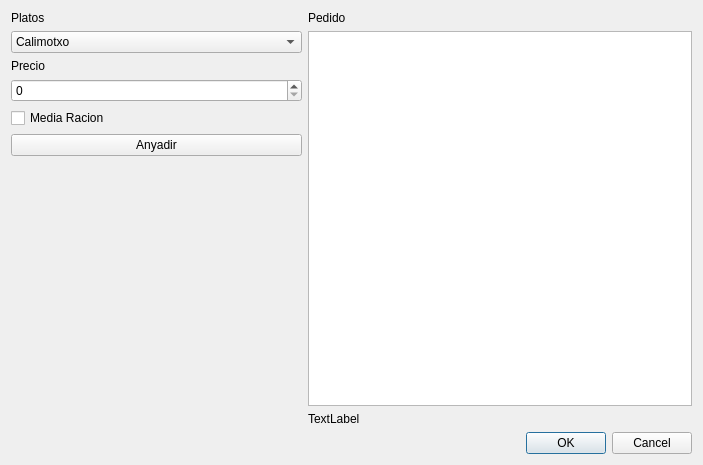
<?xml version="1.0" encoding="UTF-8"?>
<ui version="4.0">
 <class>DBar</class>
 <widget class="QDialog" name="DBar">
  <property name="geometry">
   <rect>
    <x>0</x>
    <y>0</y>
    <width>703</width>
    <height>465</height>
   </rect>
  </property>
  <property name="windowTitle">
   <string>Dialog</string>
  </property>
  <layout class="QVBoxLayout" name="verticalLayout_3">
   <item>
    <layout class="QHBoxLayout" name="horizontalLayout">
     <item>
      <layout class="QVBoxLayout" name="verticalLayout">
       <item>
        <widget class="QLabel" name="lPlatos">
         <property name="text">
          <string>Platos</string>
         </property>
        </widget>
       </item>
       <item>
        <widget class="QComboBox" name="cmbPlatos">
         <item>
          <property name="text">
           <string>Calimotxo</string>
          </property>
         </item>
         <item>
          <property name="text">
           <string>Pataques braves</string>
          </property>
         </item>
         <item>
          <property name="text">
           <string>Tapa de xamo serra</string>
          </property>
         </item>
         <item>
          <property name="text">
           <string>Truita de pataques en sebolla</string>
          </property>
         </item>
         <item>
          <property name="text">
           <string>Truita de pataques a la sicopata (sense sebolla)</string>
          </property>
         </item>
         <item>
          <property name="text">
           <string>Tercio</string>
          </property>
         </item>
         <item>
          <property name="text">
           <string>Litrona</string>
          </property>
         </item>
         <item>
          <property name="text">
           <string>Calamars a la rumana</string>
          </property>
         </item>
        </widget>
       </item>
       <item>
        <widget class="QLabel" name="lPrecioFijo">
         <property name="text">
          <string>Precio</string>
         </property>
        </widget>
       </item>
       <item>
        <widget class="QSpinBox" name="sbPrecio"/>
       </item>
       <item>
        <widget class="QCheckBox" name="cbMediaRacion">
         <property name="text">
          <string>Media Racion</string>
         </property>
        </widget>
       </item>
       <item>
        <widget class="QPushButton" name="btnAnyadir">
         <property name="text">
          <string>Anyadir</string>
         </property>
        </widget>
       </item>
       <item>
        <spacer name="verticalSpacer">
         <property name="orientation">
          <enum>Qt::Orientation::Vertical</enum>
         </property>
         <property name="sizeHint" stdset="0">
          <size>
           <width>20</width>
           <height>40</height>
          </size>
         </property>
        </spacer>
       </item>
      </layout>
     </item>
     <item>
      <layout class="QVBoxLayout" name="verticalLayout_2">
       <item>
        <widget class="QLabel" name="lPedido">
         <property name="text">
          <string>Pedido</string>
         </property>
        </widget>
       </item>
       <item>
        <widget class="QListWidget" name="lwPlatosPedidos"/>
       </item>
       <item>
        <widget class="QLabel" name="lPrecioCambia">
         <property name="text">
          <string>TextLabel</string>
         </property>
        </widget>
       </item>
      </layout>
     </item>
    </layout>
   </item>
   <item>
    <widget class="QDialogButtonBox" name="buttonBox">
     <property name="orientation">
      <enum>Qt::Orientation::Horizontal</enum>
     </property>
     <property name="standardButtons">
      <set>QDialogButtonBox::StandardButton::Cancel|QDialogButtonBox::StandardButton::Ok</set>
     </property>
    </widget>
   </item>
  </layout>
 </widget>
 <resources/>
 <connections>
  <connection>
   <sender>buttonBox</sender>
   <signal>accepted()</signal>
   <receiver>DBar</receiver>
   <slot>accept()</slot>
   <hints>
    <hint type="sourcelabel">
     <x>248</x>
     <y>254</y>
    </hint>
    <hint type="destinationlabel">
     <x>157</x>
     <y>274</y>
    </hint>
   </hints>
  </connection>
  <connection>
   <sender>buttonBox</sender>
   <signal>rejected()</signal>
   <receiver>DBar</receiver>
   <slot>reject()</slot>
   <hints>
    <hint type="sourcelabel">
     <x>316</x>
     <y>260</y>
    </hint>
    <hint type="destinationlabel">
     <x>286</x>
     <y>274</y>
    </hint>
   </hints>
  </connection>
 </connections>
</ui>
